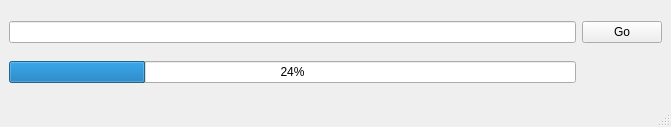
<?xml version="1.0" encoding="UTF-8"?>
<ui version="4.0">
 <class>MainWindow</class>
 <widget class="QMainWindow" name="MainWindow">
  <property name="geometry">
   <rect>
    <x>0</x>
    <y>0</y>
    <width>671</width>
    <height>127</height>
   </rect>
  </property>
  <property name="windowTitle">
   <string>MainWindow</string>
  </property>
  <widget class="QWidget" name="centralwidget">
   <layout class="QGridLayout" name="gridLayout">
    <item row="0" column="0">
     <widget class="QLineEdit" name="lE_link"/>
    </item>
    <item row="2" column="0">
     <widget class="QProgressBar" name="ppB_progress">
      <property name="value">
       <number>24</number>
      </property>
     </widget>
    </item>
    <item row="0" column="1">
     <widget class="QPushButton" name="pB_go">
      <property name="text">
       <string>Go</string>
      </property>
     </widget>
    </item>
   </layout>
  </widget>
  <widget class="QMenuBar" name="menubar">
   <property name="geometry">
    <rect>
     <x>0</x>
     <y>0</y>
     <width>671</width>
     <height>26</height>
    </rect>
   </property>
  </widget>
  <widget class="QStatusBar" name="statusbar"/>
 </widget>
 <resources/>
 <connections/>
</ui>
